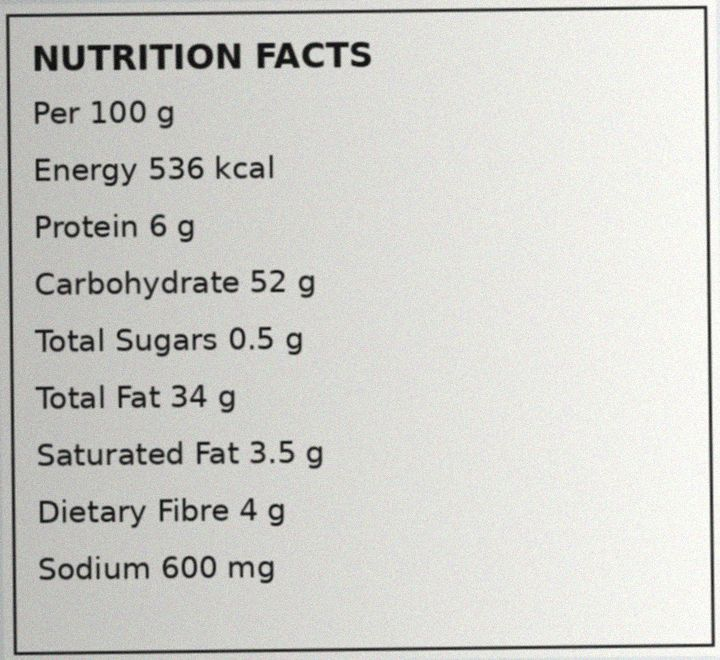
#> input picture 01_potato_chips_photo.jpg, 720 x 660 px; its folder holds only this picture in this run
$ python -i image_preprocessing.py   (imports and definitions only)
#> lines starting #> are read from the running program, lines starting #| are printed output that depends on the picture; after the words box and inside, x2 and y2 are one past the last pixel; in counts of white or black regions, pixels touching at a corner belong together
#> further down, picture is the input picture: shape (660, 720, 3); mean B, G, R 204.3, 208.9, 208.7
"""
Image Preprocessing Module
---------------------------
Prepares a food-label photo for OCR by cleaning it up: resizing,
converting to grayscale, mild contrast correction, noise removal, and
adaptive thresholding into a clean black-and-white image.

Tesseract reads clean, high-contrast, reasonably large black-and-white
text far more reliably than a raw colour photo - that is the whole
purpose of this module.
"""

from typing import Any

import cv2
import numpy as np
from PIL import Image


# [20 lines left out: function load_image, not called in this run]


def preprocess_for_ocr(image: np.ndarray, min_width: int = 1000) -> np.ndarray:
    """
    Run a simple, explainable preprocessing pipeline on a label image to
    improve OCR accuracy.

    Steps (in order):
      1. Upscale the image if it is small (small text is hard for OCR).
      2. Convert to grayscale (OCR does not need colour information).
      3. Improve local contrast using CLAHE (helps with uneven lighting
         or a slight glare on the label).
      4. Remove small noise with a light median blur.
      5. Apply adaptive thresholding to turn the image into clean black
         text on a white background.

    Args:
        image: a BGR image array (as returned by load_image).
        min_width: if the image is narrower than this, it is upscaled.

    Returns:
        A single-channel (grayscale) black-and-white NumPy array, ready
        to be passed to pytesseract.
    """
#> called with min_width = 1000
    if image is None or image.size == 0:
        raise ValueError("Received an empty image - nothing to process.")

    # ---- 1. Resize / upscale small images -------------------------------
    height, width = image.shape[:2]
#> height = 660; width = 720
    if width < min_width:
        scale_factor = min_width / float(width)
#> scale_factor = 1.39
        image = cv2.resize(
            image, None, fx=scale_factor, fy=scale_factor,
            interpolation=cv2.INTER_CUBIC,
        )

    # ---- 2. Grayscale conversion -----------------------------------------
    gray = cv2.cvtColor(image, cv2.COLOR_BGR2GRAY)

    # ---- 3. Contrast improvement (CLAHE) ----------------------------------
    # CLAHE = Contrast Limited Adaptive Histogram Equalization.
    # It boosts local contrast without over-brightening the whole image,
    # which helps when a label photo has uneven lighting or mild glare.
    clahe = cv2.createCLAHE(clipLimit=2.0, tileGridSize=(8, 8))
    contrast_enhanced = clahe.apply(gray)
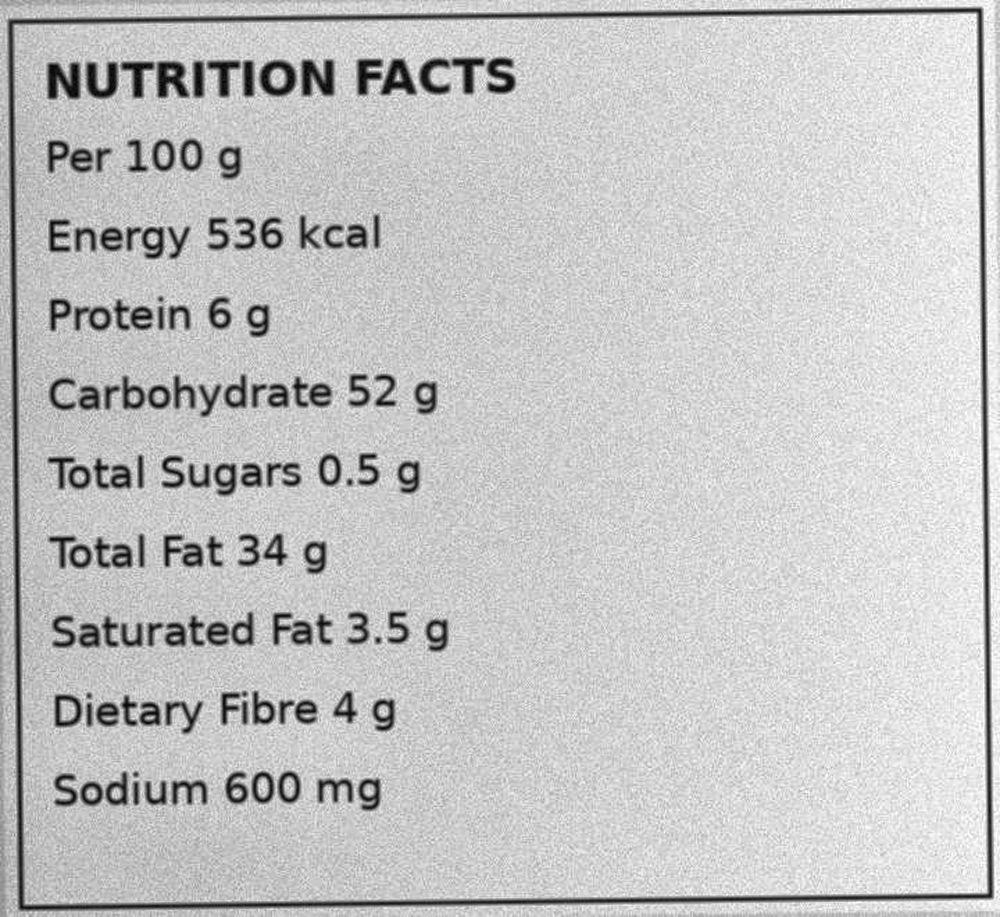
#> contrast_enhanced: shape (917, 1000); min 1, max 255, mean 197.1

    # ---- 4. Noise removal ---------------------------------------------
    # A small median blur smooths out speckle noise without blurring
    # text edges too much.
    denoised = cv2.medianBlur(contrast_enhanced, 3)

    # ---- 5. Adaptive thresholding -----------------------------------------
    # Adaptive thresholding works better than a single global threshold
    # because lighting is rarely perfectly even across a real photo.
    processed = cv2.adaptiveThreshold(
        denoised,
        255,
        cv2.ADAPTIVE_THRESH_GAUSSIAN_C,
        cv2.THRESH_BINARY,
        blockSize=31,  # size of the neighbourhood used to compute threshold
        C=15,          # constant subtracted from the mean - tweak for your images
    )
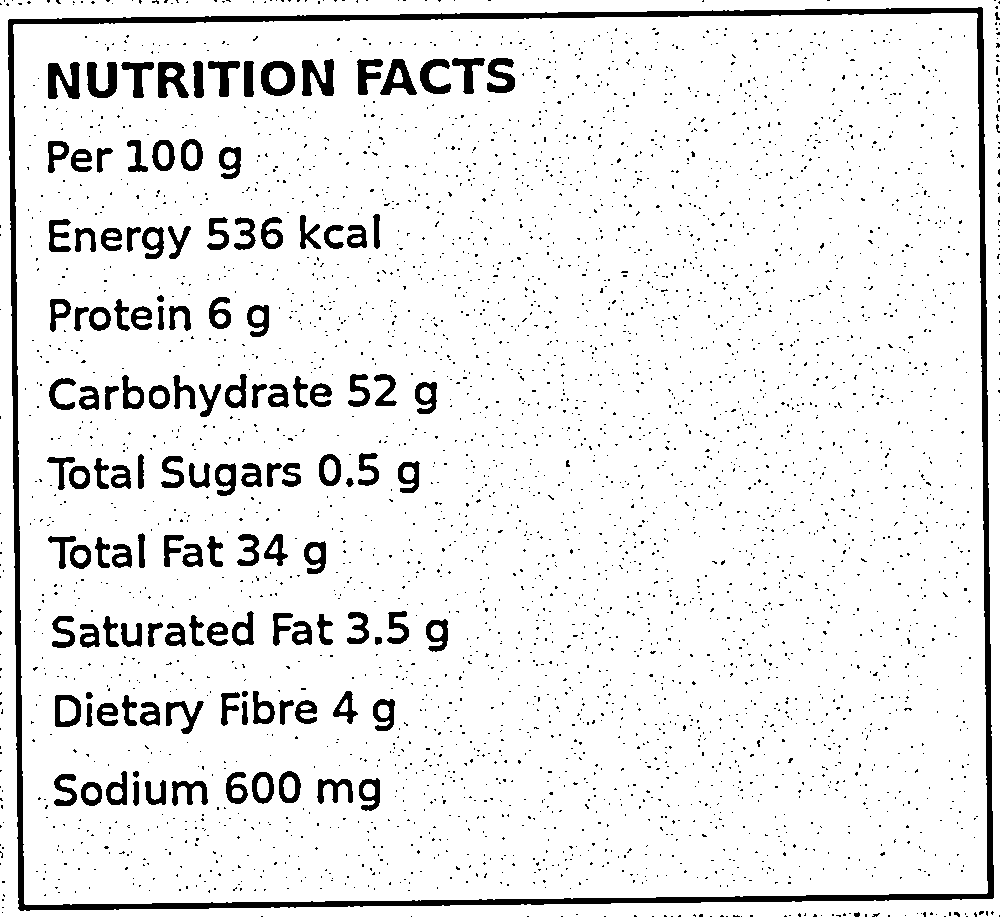
#> processed: shape (917, 1000); 91.9% white; 3714 black regions (3581 under 20 px), largest, box (x1, y1, x2, y2) and area: (8, 7, 994, 911) 20677, (48, 62, 80, 99) 763, (302, 59, 334, 96) 752

    return processed


# [30 lines left out: functions preprocess_gentle, preprocess_plain, not called in this run]

>>> import cv2
>>> picture = cv2.imread('01_potato_chips_photo.jpg')
>>> result = preprocess_for_ocr(picture)

$ run again, on 02_instant_noodles_photo.jpg
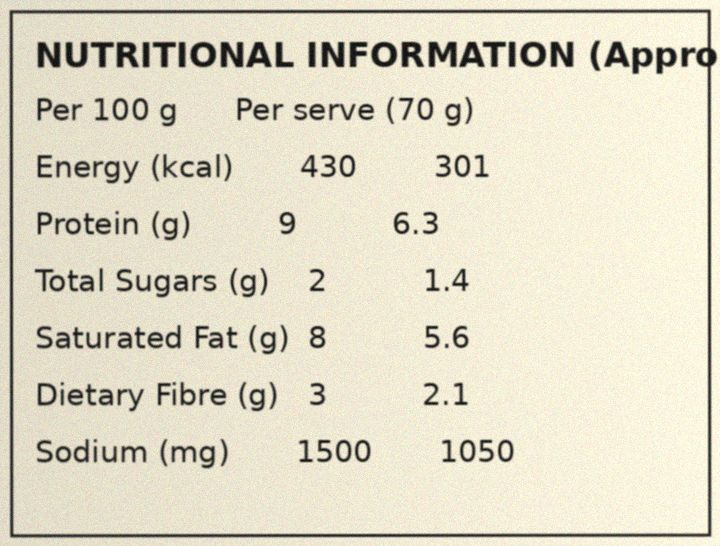
#> input picture 02_instant_noodles_photo.jpg, 720 x 546 px
#> picture is the input picture: shape (546, 720, 3); mean B, G, R 198.4, 218.2, 223.8
#> in preprocess_for_ocr, `contrast_enhanced = clahe.apply(gray)`:
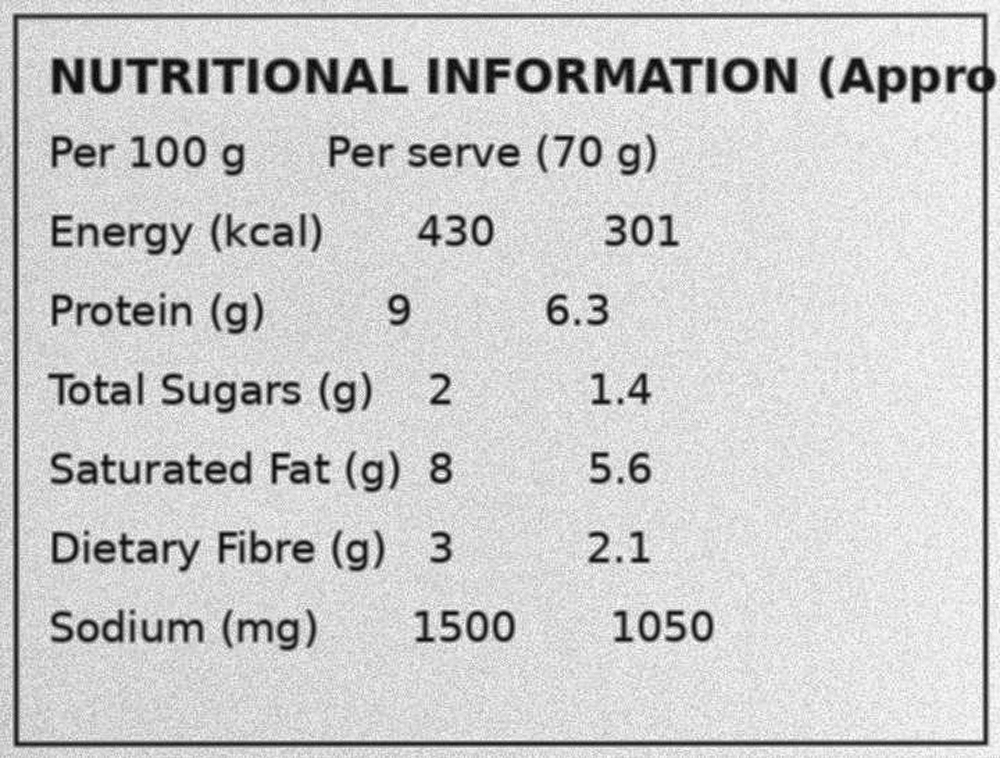
#> contrast_enhanced: shape (758, 1000); min 3, max 254, mean 204.5
#> in preprocess_for_ocr, `processed = cv2.adaptiveThreshold( denoised, 255, cv2.ADAPTIVE_THRESH_..`:
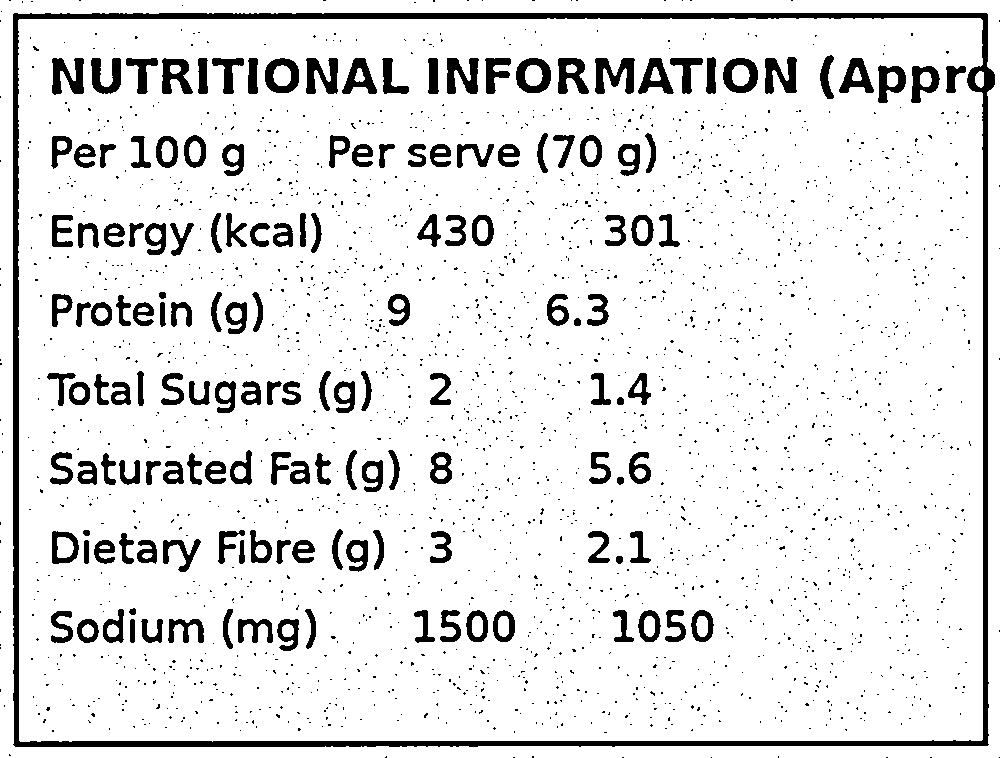
#> processed: shape (758, 1000); 89.8% white; 2334 black regions (2179 under 20 px), largest, box (x1, y1, x2, y2) and area: (13, 13, 995, 747) 18851, (595, 58, 635, 94) 842, (52, 58, 84, 95) 748
